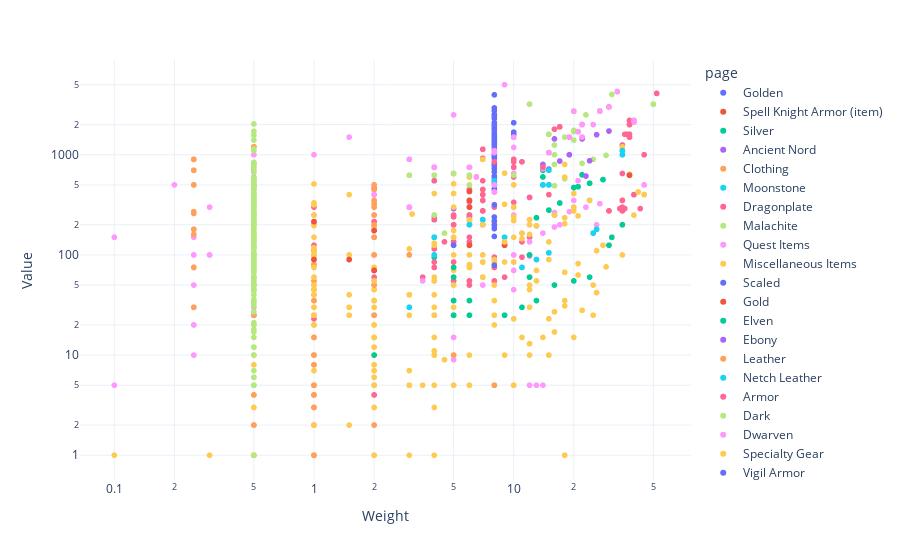

Here is the notebook cell this chart was saved with:
### Code cell
fig = px.scatter(combined_df, x='Weight', y='Value', color='page', hover_name="Name (ID)", log_x=True, log_y=True)
fig.update_layout(template='plotly_white')
fig.write_html('scatter.html')
fig
